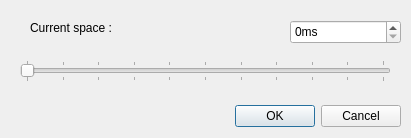
<?xml version="1.0" encoding="UTF-8"?>
<ui version="4.0">
 <class>RulerSpaceDialog</class>
 <widget class="QDialog" name="RulerSpaceDialog">
  <property name="geometry">
   <rect>
    <x>0</x>
    <y>0</y>
    <width>411</width>
    <height>138</height>
   </rect>
  </property>
  <property name="windowTitle">
   <string>Ruler space</string>
  </property>
  <widget class="QDialogButtonBox" name="buttonBox">
   <property name="geometry">
    <rect>
     <x>60</x>
     <y>100</y>
     <width>341</width>
     <height>32</height>
    </rect>
   </property>
   <property name="orientation">
    <enum>Qt::Horizontal</enum>
   </property>
   <property name="standardButtons">
    <set>QDialogButtonBox::Cancel|QDialogButtonBox::Ok</set>
   </property>
  </widget>
  <widget class="QSlider" name="horizontalSlider">
   <property name="geometry">
    <rect>
     <x>20</x>
     <y>60</y>
     <width>371</width>
     <height>22</height>
    </rect>
   </property>
   <property name="maximum">
    <number>10000</number>
   </property>
   <property name="singleStep">
    <number>100</number>
   </property>
   <property name="pageStep">
    <number>1000</number>
   </property>
   <property name="orientation">
    <enum>Qt::Horizontal</enum>
   </property>
   <property name="tickPosition">
    <enum>QSlider::TicksBothSides</enum>
   </property>
   <property name="tickInterval">
    <number>1000</number>
   </property>
  </widget>
  <widget class="QSpinBox" name="spinBox">
   <property name="geometry">
    <rect>
     <x>290</x>
     <y>20</y>
     <width>111</width>
     <height>24</height>
    </rect>
   </property>
   <property name="suffix">
    <string notr="true">ms</string>
   </property>
   <property name="maximum">
    <number>10000</number>
   </property>
   <property name="singleStep">
    <number>100</number>
   </property>
  </widget>
  <widget class="QLabel" name="label">
   <property name="geometry">
    <rect>
     <x>30</x>
     <y>20</y>
     <width>181</width>
     <height>16</height>
    </rect>
   </property>
   <property name="text">
    <string>Current space :</string>
   </property>
  </widget>
 </widget>
 <resources/>
 <connections>
  <connection>
   <sender>buttonBox</sender>
   <signal>accepted()</signal>
   <receiver>RulerSpaceDialog</receiver>
   <slot>accept()</slot>
   <hints>
    <hint type="sourcelabel">
     <x>248</x>
     <y>254</y>
    </hint>
    <hint type="destinationlabel">
     <x>157</x>
     <y>274</y>
    </hint>
   </hints>
  </connection>
  <connection>
   <sender>buttonBox</sender>
   <signal>rejected()</signal>
   <receiver>RulerSpaceDialog</receiver>
   <slot>reject()</slot>
   <hints>
    <hint type="sourcelabel">
     <x>316</x>
     <y>260</y>
    </hint>
    <hint type="destinationlabel">
     <x>286</x>
     <y>274</y>
    </hint>
   </hints>
  </connection>
 </connections>
</ui>
